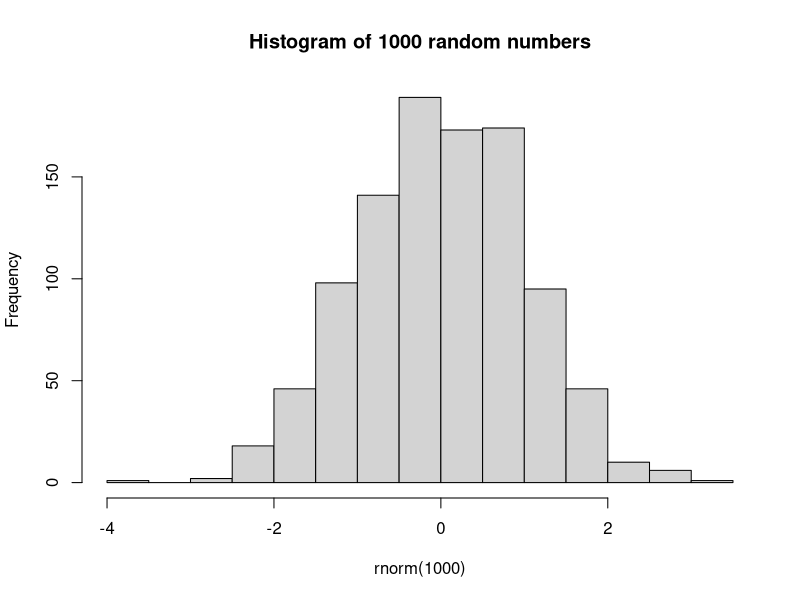

This chart was generated by the following R code:
## ---- chunk 1
setwd("/Users/mahedi/Documents/Collaborations/UCL_CI/Introduction-to-R-for-Biologists")
## ---- chunk 2
hist(rnorm(1000), main = "Histogram of 1000 random numbers")
